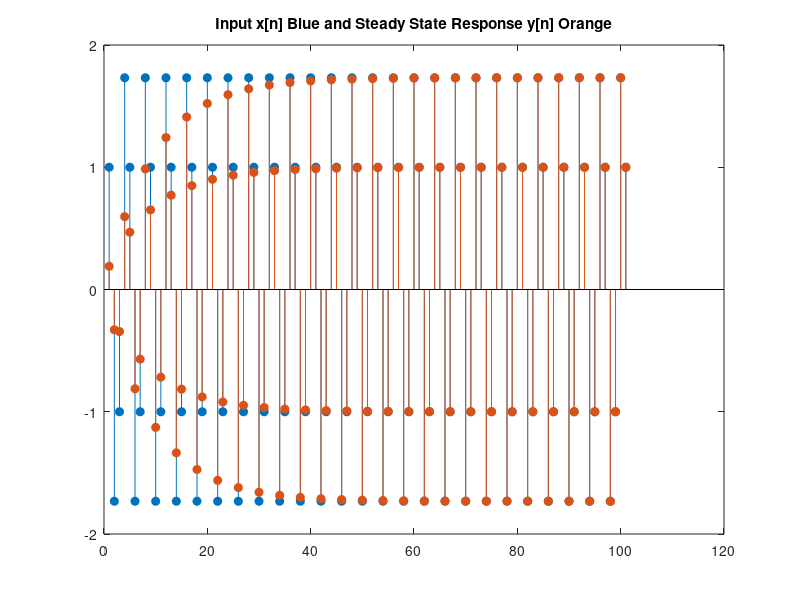

Write MATLAB code to recreate this figure.
clc
clear all
close all
%%%%%%%%%%%%%%%%%%%%%%%%%%%%%%%%%%%%%%%%%%%%%%%%%%%%%%%%%%%%%%%%%%%%%%%%%%
% Use this to view the magnitude and phase response of a digital filter
% freqz([0.19], [1 0 0.81], n);
%%%%%%%%%%%%%%%%%%%%%%%%%%%%%%%%%%%%%%%%%%%%%%%%%%%%%%%%%%%%%%%%%%%%%%%%%%


% Problem #2 part b
% n = linspace(-pi, pi);
% [h, w] = freqz( [0.19], [1 0 0.81], n );
% plot( n/pi, abs(h) );
% title('Magnitude Plot with |b| = 0.19');


% Problem #2 part c
% n = linspace(-pi, pi, 200);
% [h, w] = freqz( [0.19], [1 0 0.81], n );
% plot( n/pi, angle(h), 'b' );
% title('Wrapped (Blue Line) and Unwrapped (Green dashes) Phase Response for part (b)');
% hold on
% plot( n/pi, unwrap(angle(h)), 'g--' );
% hold off


% Problem #2 part e
n = 0:100;
x = 2*cos(((pi/2).*n) + pi/3);
y = filter([0.19], [1 0 0.81], x);
stem(x, 'filled');
hold on;
stem(y, 'filled');
title('Input x[n] Blue and Steady State Response y[n] Orange');






